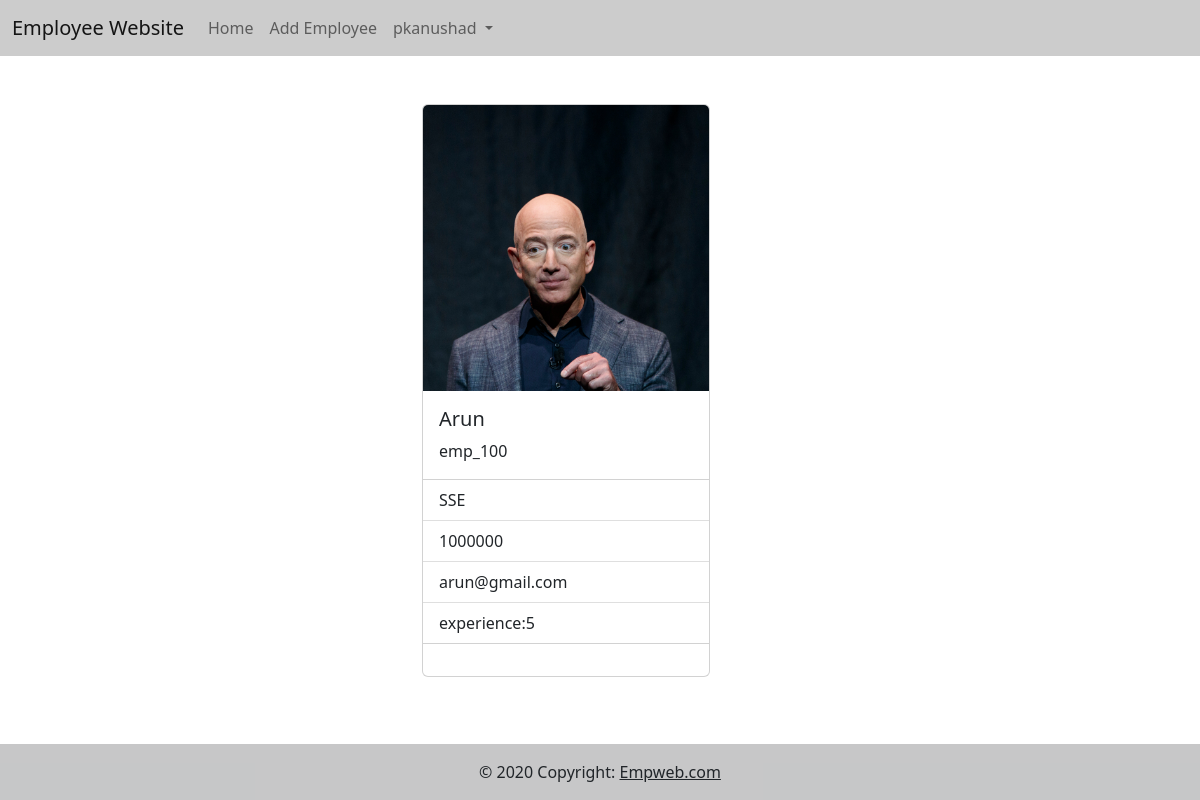
Page /details/emp_100 (signed in) on the committed database.
### emp_app/models.py (models this page shows, shortened)
class Employee(models.Model):
    eid=models.CharField(max_length=120,primary_key=True)
    profile_pic=models.ImageField(upload_to="profilepics",null=True)
    employee_name=models.CharField(max_length=120)
    designation = models.CharField(max_length=120)
    salary = models.IntegerField()
    email=models.EmailField(unique=True)
    experience=models.PositiveIntegerField(null=True)  #null value canbe possible

### emp_app/views.py (the view)
# urls.py: path('details/<str:emp_id>',views.EmployeeDetailsView.as_view(),name="emp-detail"),
@method_decorator(signin_required,name="dispatch")
class EmployeeDetailsView(View):
    def get(self,request,*args,**kwargs):
        print(kwargs)
        qs = Employee.objects.get(eid=kwargs.get("emp_id"))
        return render(request,"emp-details.html",{"employee":qs})

### emp_app/views.py (called while the page is built)
def signin_required(func):
    def wrapper(request,*args,**kwargs):
        if request.user.is_authenticated:
            return func(request,*args,**kwargs)
        else:
            messages.error(request,"you must login")
            return redirect("sign-in")
    return wrapper

### emp_app/templates/emp-details.html
{%extends 'base.html'%}
{%block body_block%}
<div class="container">
    <div class="row">
        <div class="col-4"></div>
        <div class="col-4">
            <div class="card" style="width: 18rem;">
               <img src="{{employee.profile_pic.url}}" class="card-img-top" alt="...">
                   <div class="card-body">
                      <h5 class="card-title">{{employee.employee_name}}</h5>
                      <p class="card-text">{{employee.eid}}</p>
  </div>
  <ul class="list-group list-group-flush">
    <li class="list-group-item">{{employee.designation}}</li>
    <li class="list-group-item">{{employee.salary}}</li>
    <li class="list-group-item">{{employee.email}}</li>
      <li class="list-group-item">experience:{{employee.experience}}</li>
  </ul>
  <div class="card-body">
  </div>
</div>
        </div>
        <div class="col-4"></div>
    </div>
</div>
{%endblock%}

### emp_app/templates/base.html (shortened to what this page needs)
<!DOCTYPE html>
{% load static %}
<html lang="en">
<head>
    <link href="{%static 'css/styles.css'%}" rel="stylesheet"/>
<link href="https://cdn.jsdelivr.net/npm/bootstrap@5.2.0/dist/css/bootstrap.min.css" rel="stylesheet">
</head>
<body>
<div class="container-fluid">
    <div class="row">
<nav class="navbar navbar-expand-lg navbar-light " style="background-color: rgba(0, 0, 0, 0.2);">
  <div class="container-fluid">
    <a class="navbar-brand" href="{%url 'emp-list'%}">Employee Website</a>
    <div class="collapse navbar-collapse" id="navbarNavDropdown">
      <ul class="navbar-nav">
        <li class="nav-item">
          <a class="nav-link" href="{%url 'emp-list'%}">Home</a>
        </li>
        <li class="nav-item">
          <a class="nav-link" href="{%url 'emp-add'%}">Add Employee</a>
        </li>
        <li class="nav-item dropdown">
          <a class="nav-link dropdown-toggle" href="#" id="navbarDropdownMenuLink" role="button" data-bs-toggle="dropdown" aria-expanded="false">
            {{request.user}}
          </a>
        </li>
      </ul>
    </div>
  </div>
</nav>
        <div class="container-fluid mt-5">
            {%block body_block%}
            {%endblock%}
        </div>
    </div>
</div>
<footer class=" sticky-footer bg-light text-center text-lg-start">
  <div class="text-center p-3" style="background-color: rgba(0, 0, 0, 0.2);">
    © 2020 Copyright:
    <a class="text-dark" href="">Empweb.com</a>
  </div>
</footer>
</body>
</html>

### emp_app/static/css/styles.css (style rules this page uses)
body { min-height:100vh; }
.sticky-footer { position:sticky; top:100%; }

### rows in the picture
Employee: profile_pic (picture), employee_name "Arun", eid "emp_100", designation "SSE", salary "1000000", email "arun@gmail.com", experience "5"

### other values in the picture
{{ request.user }} "pkanushad"
